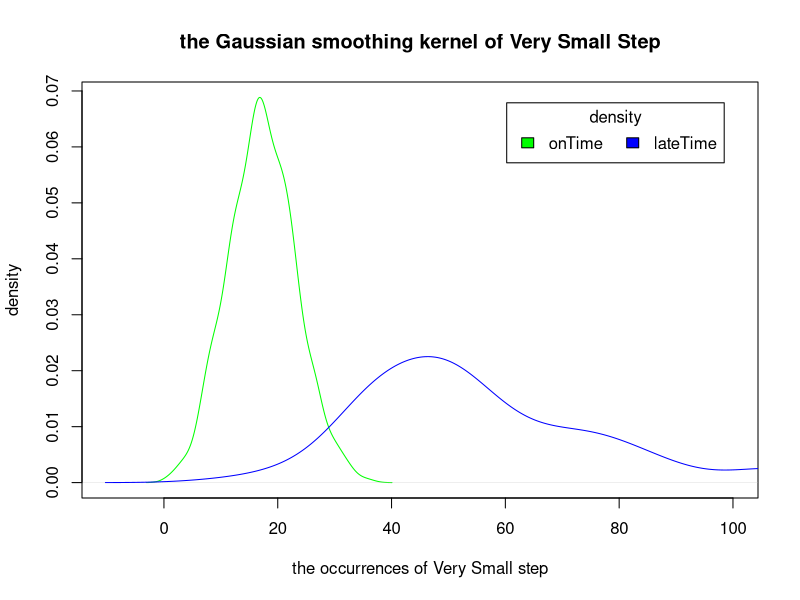
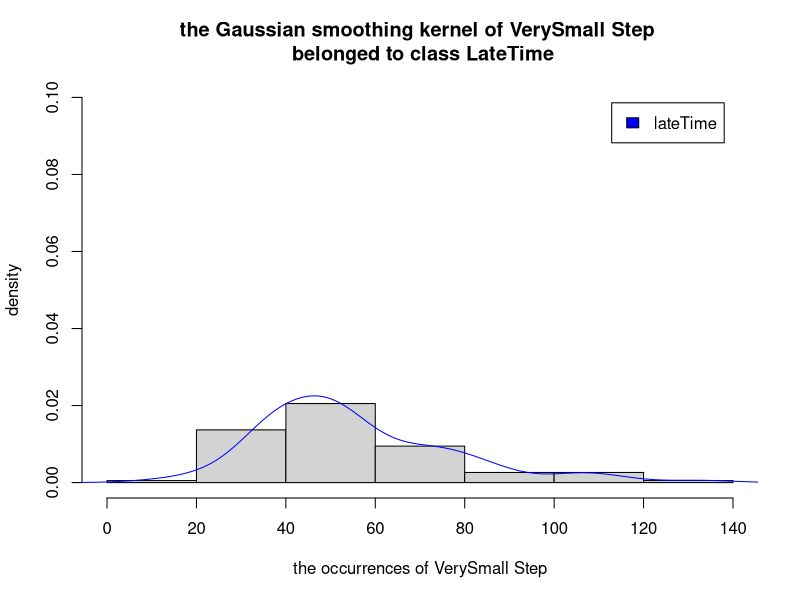
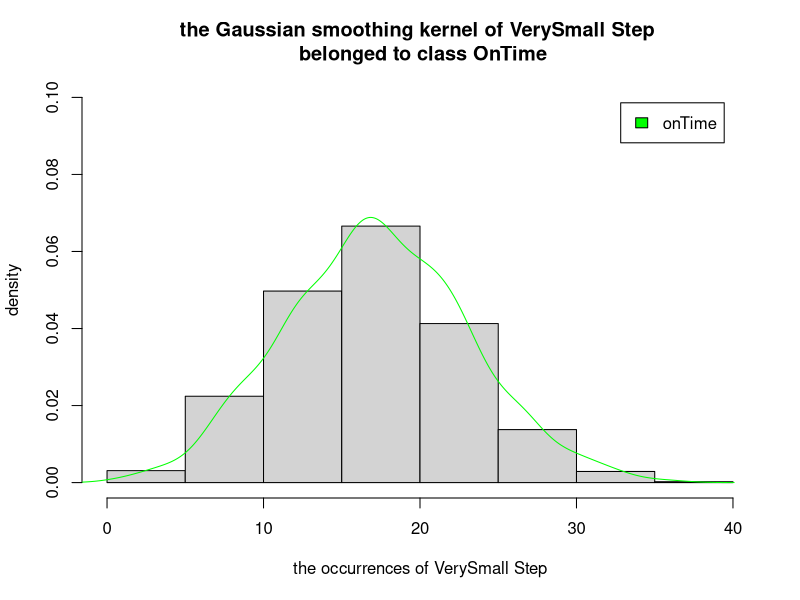

Generate these figures, in order, with R: (Note: this script raises an error after producing the figures.)
setwd('/home/thuy1/git/predictUsingProbability/Preprocess')
png(filename="/home/thuy1/git/predictUsingProbability/BaoCao/images/DensityVerySmallStep.png")
onTime=read.table(file="freqVerySmall_OnTime.csv")[,1]
onTime
density(onTime)
plot(density(onTime, kernel=c("gaussian")),
     main="the Gaussian smoothing kernel of Very Small Step",
     ylab="density", xlab="the occurrences of Very Small step",
     col="green",
     xlim=c(-10,100))
#main="title",xlab="X-axis label", ylab="y-axix label",
lateTime=read.table(file="freqVerySmall_LateTime.csv")[,1]
lateTime
density(lateTime)
lines(density(lateTime, kernel=c("gaussian")),col="blue")
legend("topright", inset=.05, title="density",
       c("onTime","lateTime"), fill=c("green","blue"), horiz=TRUE)
dev.off()

################################################################

lateTime=read.table(file="freqVerySmall_LateTime.csv")[,1]
png(filename="/home/thuy1/git/predictUsingProbability/BaoCao/images/DensityVerySmallStep_LateTime.png")
hist(lateTime, probability = TRUE,
     main="the Gaussian smoothing kernel of VerySmall Step \n belonged to class LateTime",
     ylab="density", xlab="the occurrences of VerySmall Step"
    ,ylim = c(0,0.1)
     )
lines(density(lateTime, kernel=c("gaussian")), col="blue")
legend("topright", inset=.05, c("lateTime"), fill=c("blue"), horiz=TRUE)
dev.off()


onTime=read.table(file="freqVerySmall_OnTime.csv")[,1]
png(filename="/home/thuy1/git/predictUsingProbability/BaoCao/images/DensityVerySmallStep_OnTime.png")
hist(onTime, probability = TRUE,
     main="the Gaussian smoothing kernel of VerySmall Step \n belonged to class OnTime",
     ylab="density", xlab="the occurrences of VerySmall Step"
     ,ylim = c(0,0.1)
     )
lines(density(onTime, kernel=c("gaussian")), col="green")
legend("topright", inset=.05, 
       c("onTime"), fill=c("green"), horiz=TRUE)
dev.off()






myData <- data.frame(std.nromal=rnorm(1000, m=0, sd=1),
                     wide.normal=rnorm(1000, m=0, sd=2),
                     exponent=rexp(1000, rate=1),
                     uniform=runif(1000, min=-3, max=3)
)

myData <- data.frame(onTime=onTime,
                     lateTime=lateTime
)
dens <- apply(myData, 2, density)

plot(NA, xlim=range(sapply(dens, "[", "x")), ylim=range(sapply(dens, "[", "y")))
mapply(lines, dens, col=1:length(dens))

legend("topright", legend=names(dens), fill=1:length(dens))

set.seed(2937107)
x <- rnorm(10,30,3)
dx <- density(x)
xnew <- 32.137
approx(dx$x,dx$y,xout=xnew)


x <- log(rgamma(150,5))
df <- approxfun(density(x))
plot(density(x))
xnew <- c(0.45,1.84,2.3)
points(xnew,df(xnew),col=2)



d <- density(onTime)
plot(d)
h = d$bw
myKDE <- function(t){
  kernelValues <- rep(0,length(onTime))
  for(i in 1:length(onTime)){
    transformed = (t - onTime[i]) / h
    kernelValues[i] <- dnorm(transformed, mean = 0, sd = 1) / h
  }
  return(sum(kernelValues) / length(onTime))
}
myKDE(6)
